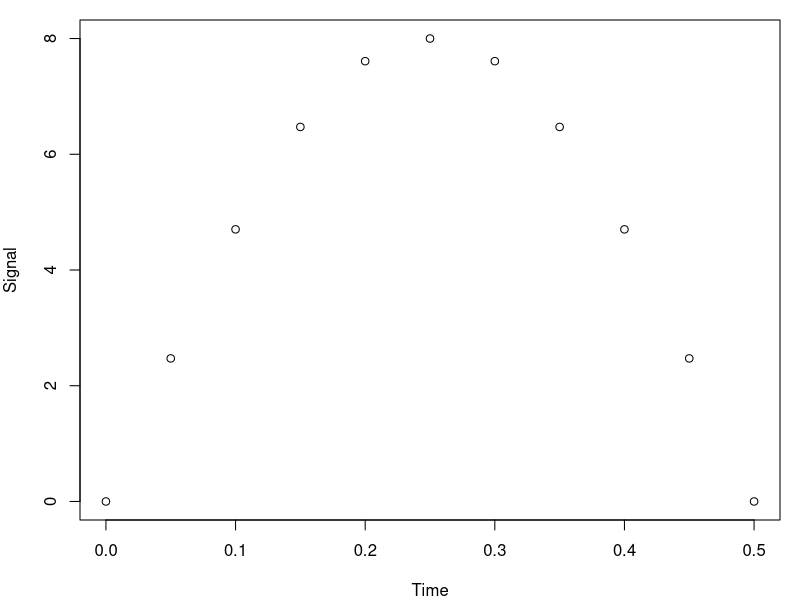
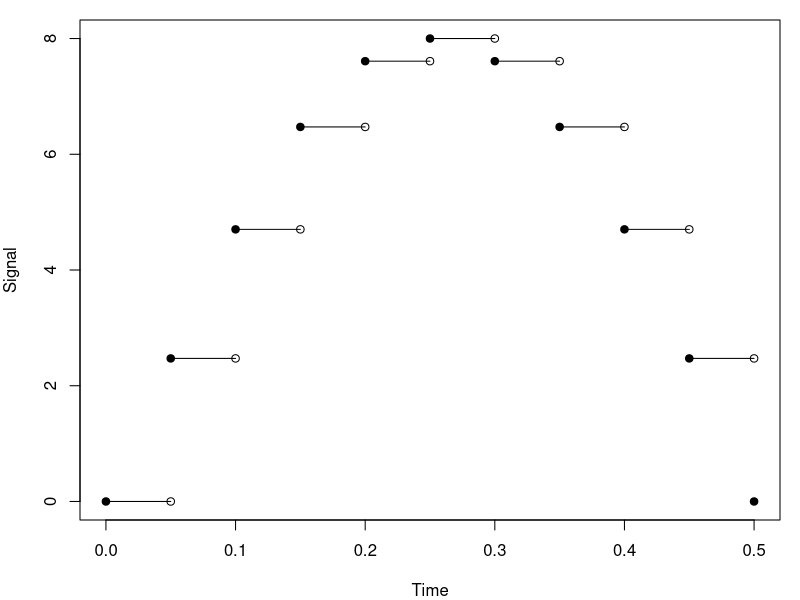

Source code (R) for these figures, in order:
mar <- c(4, 4, 1, 1)

x <- seq(0, 1/2, 0.05)
y <- 8 * sin(2*pi*x)
len <- length(x)
width <- 5
height <- 4
paper <- "special"

pdf("../images/piecewise-constant-a.pdf", width = width, height = height)
par(mar = mar)
plot(x, y, xlab = "Time", ylab = "Signal")
dev.off()


pdf("../images/piecewise-constant-b.pdf", width = width, height = height)
par(mar = mar)
plot(x, y, pch = ".", xlab = "Time", ylab = "Signal")
for (i in 1:len) {
	points(x[i], y[i], pc = 19)
	points(x[i + 1], y[i], pc = 1)
	lines(c(x[i], x[i+1]), c(y[i], y[i]))
}
dev.off()


